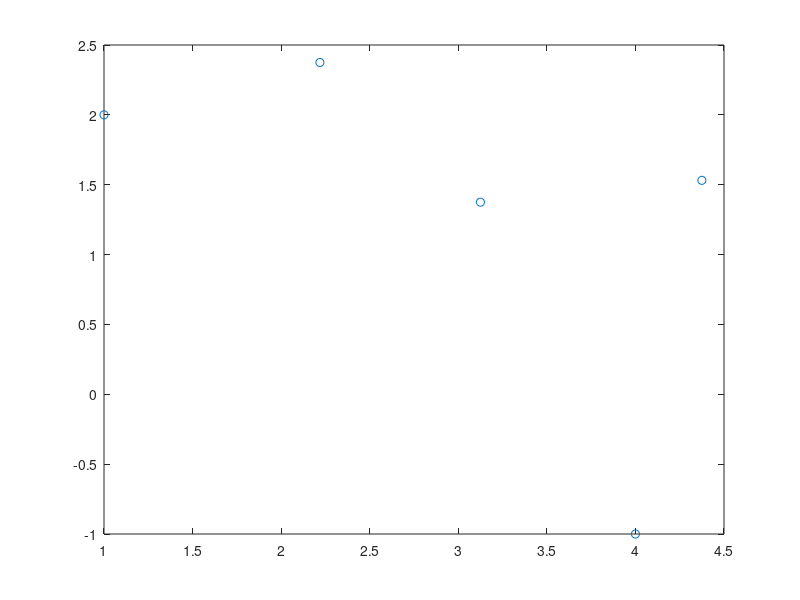

MATLAB code to generate this figure: (Note: this script raises an error after producing the figure.)
clear
k=3;
n=4;

load('interp.mat') 
data = zeros(n,2);

%% get 5 points to represent the spline
for i=1:25:101    
    index = (i-1)/25+1;
    data(index,1) = X(i,1);
    data(index,2) = X(i,2);
end
%plot data
plot(data(:,1),data(:,2),'o');
hold on

[n,m]=size(data);
% compute knots book p.236
% according to definition, the knots should be 
% U=[0,0,0,0, (l1+l2)/L, (l1+l2+l3)/L, ...(l1+...ln-2)/L,1,1,1,]; 
% In this case, n=5
knots(k+n)=0;
for i=1:n-1
    knots(k+i+1)=knots(k+i)+sqrt((data(i+1,1)-data(i,1))^2+(data(i+1,2)-data(i,2))^2);
end
    L=knots(n+k);
disp(L);
for i=1:n
    knots(k+i)=knots(k+i)/L;
end
for i=1:3
    knots(k+i+n)=1;
end
disp(knots);

%% calculating n+2 control points book p.257
%首位重节点v1=v2
%首位与控制多边形相切
%[a1 b1 c1 ... ][d1]  [e1]   
% this line representing the entry point boundary condition, a1=1,b1=c1=0,
%[a2 b2 c2 ... ][d2]  [e2]
%[..    
%[...      an-2 bn-2 cn-2]  [dn-2]  [en-2] 
%[...      an-1 bn-1 cn-1]  [dn-1]  [en-1]
% this line represent the final boundary condition, an-1 = bn-1 =0, c1 = 1

A=zeros(n+2);
%boundary condition
A(1,1)=1;A(1,2)=-1;
A(2,2)=1;
A(n+2,n+1)=-1;A(n+2,n+2)=1;
A(n+1,n+1)=1;
for i=3:n
  for j=0:2
    A(i,i+j-1)=RCoxdeBoor(i+j-1,k,knots,knots(i+2));
   end
end
disp(A)
%e:方程右边.
e=0;
for i=1:m
    e(n+2,i)=0;
end
for i=1:n
    e(i+1,:)=data(i,:);
end
%求出控制点d
control_point=inv(A)*e;
plot(control_point(:,1),control_point(:,2),'b');
plot(control_point(:,1),control_point(:,2),'b*'); 
hold on

mm = 0;
m = 101;
X = ones(m, 2);

for j=1:(n-1)
    uu=(knots(j+3)):0.01:knots(j+4);
    for kk=1:length(uu)
        mm=mm+1;
        X(mm,1)=control_point(j,1)*RCoxdeBoor(j,3,knots,uu(kk))+control_point(j+1,1)*RCoxdeBoor(j+1,3,knots,uu(kk))+control_point(j+2,1)*RCoxdeBoor(j+2,3,knots,uu(kk))+control_point(j+3,1)*RCoxdeBoor(j+3,3,knots,uu(kk));
        X(mm,2)=control_point(j,2)*RCoxdeBoor(j,3,knots,uu(kk))+control_point(j+1,2)*RCoxdeBoor(j+1,3,knots,uu(kk))+control_point(j+2,2)*RCoxdeBoor(j+2,3,knots,uu(kk))+control_point(j+3,2)*RCoxdeBoor(j+3,3,knots,uu(kk));
    end
end

plot(X(:,1),X(:,2),'red');
 
xlabel('x');ylabel('y');
